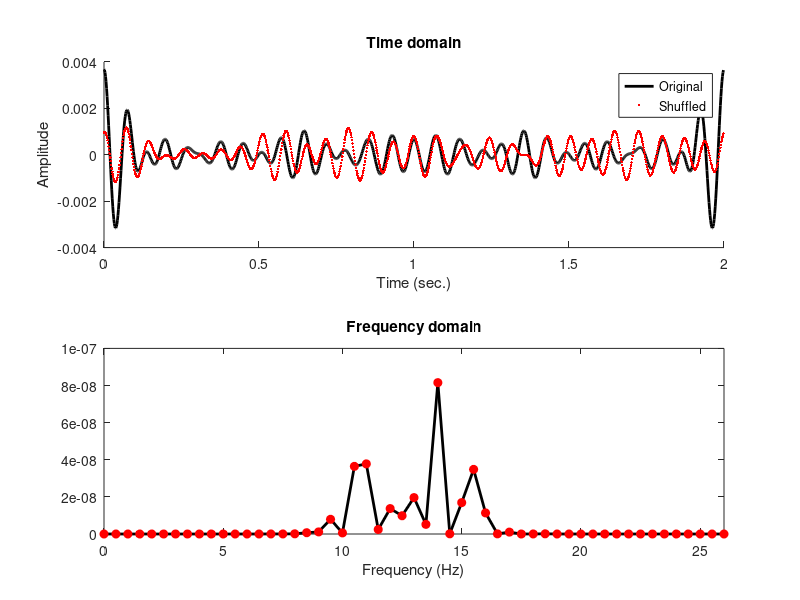

Source code (MATLAB):
%% Spectral Analysis
% Phase-scramble narrowband time series
%% Create signal
% Parameters
srate = 600;  % sampling rate in Hz
npnts = srate*2; % number of time and frequency points
time  = (0:npnts-1)/srate;% time vector

% Create frequencies vector 
hz = linspace(0,srate,npnts);

% Parameters for frequency-domain Gaussian
fwhm  = 5;  % fwhm in Hz
peakf = 13; % peak frequency of Gaussian, in Hz

% Create Gaussian
s  = fwhm*(2*pi-1)/(4*pi); % normalized width
x  = hz-peakf;             % shifted frequencies
fx = exp(-.5*(x/s).^2);    % the Gaussian

% Signal is ifft of gaussian times random noise
signal = real(ifft(fx.*rand(1,npnts)));

% Compute the Fourier transform of the signal
signalX = fft(signal);

% Shuffle the phases
phases = angle(signalX(randperm(npnts))); 

% Create a new Fourier series as ae^{ip}
shuffdata = abs(signalX) .* exp(1i*phases);

% Reconstruct the signal from the Fourier series
shuffsig = ifft(shuffdata);

% Plot both time series
figure(1), clf
subplot(211), hold on
plot(time,signal,'k','linew',2)
plot(time,real(shuffsig),'r.')
legend({'Original';'Shuffled'})
xlabel('Time (sec.)'), ylabel('Amplitude')
title('Time domain')

%% Power Spectrum
% Compute power spectra
signalPow = abs( fft(signal)/npnts).^2;
shuffPow  = abs( fft(shuffsig)/npnts).^2;

% Cector of frequencies
hz = linspace(0,srate/2,floor(npnts/2)+1);

% Plot the power spectra
subplot(212)
plot(hz,signalPow(1:length(hz)),'k','linew',2), hold on
plot(hz,shuffPow(1:length(hz)),'ro','markerfacecolor','r')
set(gca,'xlim',[0 peakf*2])
xlabel('Frequency (Hz)')
title('Frequency domain')

%% end